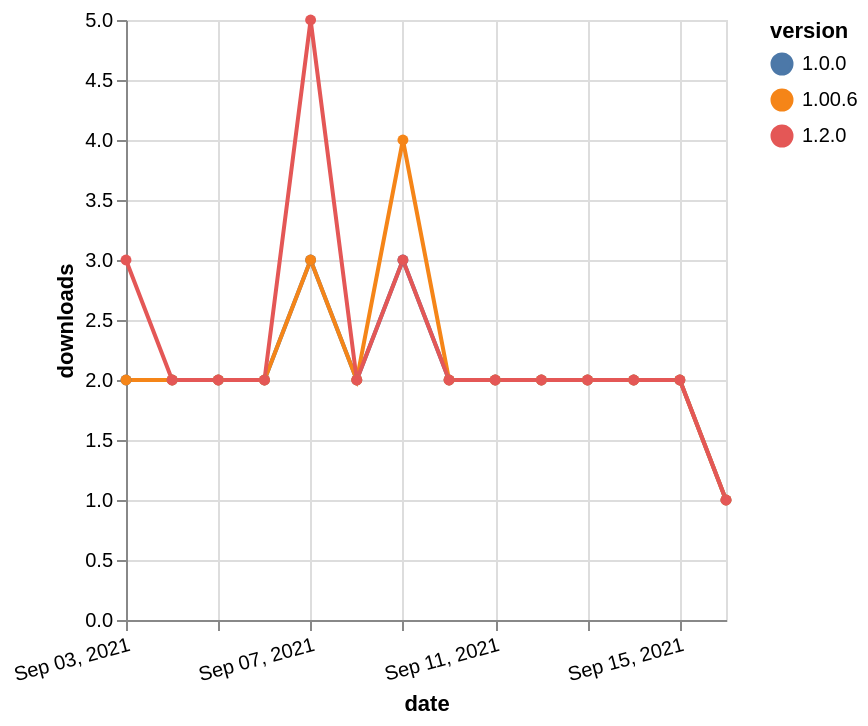

Describe this chart as a Vega-Lite specification.
### Vega-Lite specification from a JSON file in a GitHub repository (floating-point values rounded to 4 significant figures)
{"$schema": "https://vega.github.io/schema/vega-lite/v5.json", "description": "A simple bar chart with embedded data.", "data": {"values": [{"date": "2021-09-03", "total": 672, "delta": 2, "version": "1.0.0"}, {"date": "2021-09-04", "total": 674, "delta": 2, "version": "1.0.0"}, {"date": "2021-09-05", "total": 676, "delta": 2, "version": "1.0.0"}, {"date": "2021-09-06", "total": 678, "delta": 2, "version": "1.0.0"}, {"date": "2021-09-07", "total": 681, "delta": 3, "version": "1.0.0"}, {"date": "2021-09-08", "total": 683, "delta": 2, "version": "1.0.0"}, {"date": "2021-09-09", "total": 686, "delta": 3, "version": "1.0.0"}, {"date": "2021-09-10", "total": 688, "delta": 2, "version": "1.0.0"}, {"date": "2021-09-11", "total": 690, "delta": 2, "version": "1.0.0"}, {"date": "2021-09-12", "total": 692, "delta": 2, "version": "1.0.0"}, {"date": "2021-09-13", "total": 694, "delta": 2, "version": "1.0.0"}, {"date": "2021-09-14", "total": 696, "delta": 2, "version": "1.0.0"}, {"date": "2021-09-15", "total": 698, "delta": 2, "version": "1.0.0"}, {"date": "2021-09-16", "total": 699, "delta": 1, "version": "1.0.0"}, {"date": "2021-09-03", "total": 369, "delta": 2, "version": "1.00.6"}, {"date": "2021-09-04", "total": 371, "delta": 2, "version": "1.00.6"}, {"date": "2021-09-05", "total": 373, "delta": 2, "version": "1.00.6"}, {"date": "2021-09-06", "total": 375, "delta": 2, "version": "1.00.6"}, {"date": "2021-09-07", "total": 378, "delta": 3, "version": "1.00.6"}, {"date": "2021-09-08", "total": 380, "delta": 2, "version": "1.00.6"}, {"date": "2021-09-09", "total": 384, "delta": 4, "version": "1.00.6"}, {"date": "2021-09-10", "total": 386, "delta": 2, "version": "1.00.6"}, {"date": "2021-09-11", "total": 388, "delta": 2, "version": "1.00.6"}, {"date": "2021-09-12", "total": 390, "delta": 2, "version": "1.00.6"}, {"date": "2021-09-13", "total": 392, "delta": 2, "version": "1.00.6"}, {"date": "2021-09-14", "total": 394, "delta": 2, "version": "1.00.6"}, {"date": "2021-09-15", "total": 396, "delta": 2, "version": "1.00.6"}, {"date": "2021-09-16", "total": 397, "delta": 1, "version": "1.00.6"}, {"date": "2021-09-03", "total": 233, "delta": 3, "version": "1.2.0"}, {"date": "2021-09-04", "total": 235, "delta": 2, "version": "1.2.0"}, {"date": "2021-09-05", "total": 237, "delta": 2, "version": "1.2.0"}, {"date": "2021-09-06", "total": 239, "delta": 2, "version": "1.2.0"}, {"date": "2021-09-07", "total": 244, "delta": 5, "version": "1.2.0"}, {"date": "2021-09-08", "total": 246, "delta": 2, "version": "1.2.0"}, {"date": "2021-09-09", "total": 249, "delta": 3, "version": "1.2.0"}, {"date": "2021-09-10", "total": 251, "delta": 2, "version": "1.2.0"}, {"date": "2021-09-11", "total": 253, "delta": 2, "version": "1.2.0"}, {"date": "2021-09-12", "total": 255, "delta": 2, "version": "1.2.0"}, {"date": "2021-09-13", "total": 257, "delta": 2, "version": "1.2.0"}, {"date": "2021-09-14", "total": 259, "delta": 2, "version": "1.2.0"}, {"date": "2021-09-15", "total": 261, "delta": 2, "version": "1.2.0"}, {"date": "2021-09-16", "total": 262, "delta": 1, "version": "1.2.0"}]}, "width": "container", "mark": {"type": "line", "point": {"filled": true}}, "encoding": {"x": {"field": "date", "type": "temporal", "timeUnit": "yearmonthdate", "title": "date", "axis": {"labelAngle": -15}}, "y": {"field": "delta", "type": "quantitative", "title": "downloads"}, "color": {"field": "version", "type": "nominal"}, "tooltip": {"field": "delta"}}}
